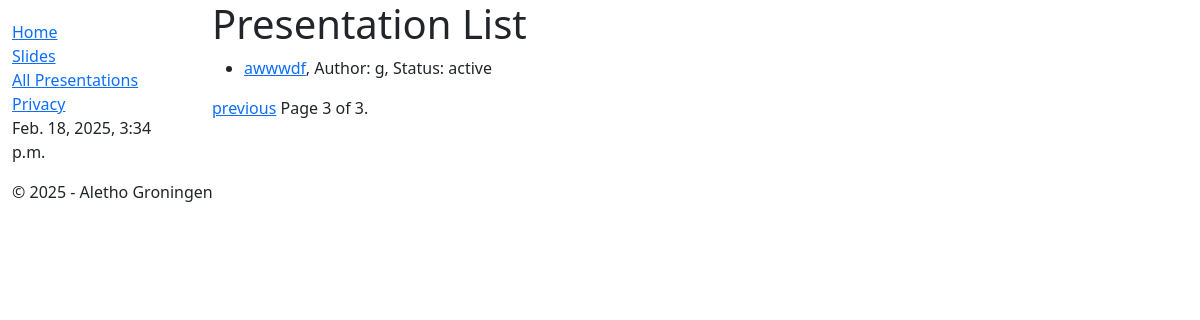
Page /tvgroningen/presentations/?page=3 on the earlier database version.
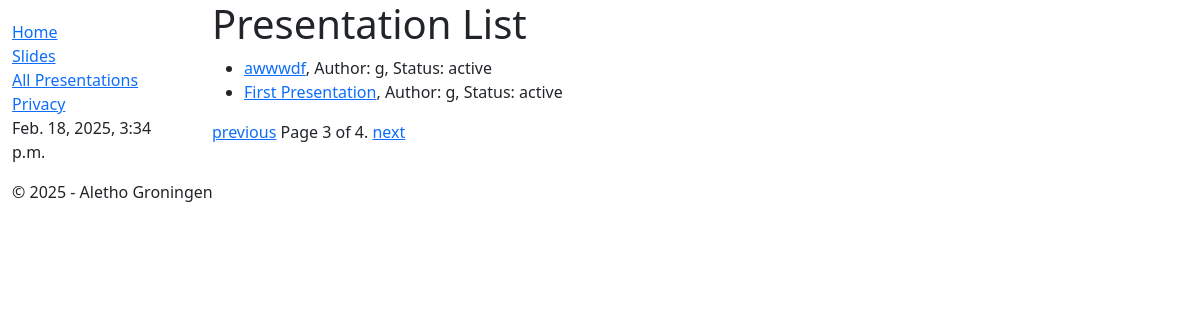
Same page on the later database version.
### tvgroningen/models.py (models this page shows, shortened)
class Presentation(models.Model):
    title = models.CharField(max_length=200)
    author = models.ForeignKey(settings.AUTH_USER_MODEL, on_delete=models.SET_NULL, null=True)
    date = models.DateField(auto_now_add=True)
    summary = models.TextField(
        max_length=1000, help_text="Enter a summary of the presentation")
    duration = models.DurationField(default=timedelta(seconds=15),help_text="Enter the duration of the presentation")
    color = ColorField(default='#FFFFFF')  # default is white
    ACTIVE = 'active'
    INACTIVE = 'inactive'
    STATUS_CHOICES = [
        (ACTIVE, 'Active'),
        (INACTIVE, 'Inactive'),
    ]
    status = models.CharField(
        max_length=8,
        choices=STATUS_CHOICES,
        default=ACTIVE,
    )
    FONT_SIZE_CHOICES = [
        ('small', 'Small'),
        ('medium', 'Medium'),
        ('large', 'Large'),
        ('x-large', 'Extra Large')
    ]
    font_size = models.CharField(
        max_length=10,
        choices=FONT_SIZE_CHOICES,
        default='medium',
    )
    image = models.ImageField(upload_to='images/',  null=True, blank=True)
    IMAGE_POSITION_CHOICES = [
        ('left', 'Left of Text'),
        ('right', 'Right of Text'),
        ('above', 'Above Text'),
        ('below', 'Below Text'),
        ('default', 'Default Position')
    ]
    image_position = models.CharField(
        max_length=8,
        choices=IMAGE_POSITION_CHOICES,
        default='right',
    )
    def get_absolute_url(self):
        return reverse('presentation-detail', args=[str(self.id)])

### tvgroningen/views.py (the view)
# urls.py: path('presentations/', views.PresentationListView.as_view(), name='presentations'),
class PresentationListView(generic.ListView):
    model = Presentation
    context_object_name = 'presentation_list'   # name for the list as a template variable
    paginate_by = 2
    def get_queryset(self):
        return Presentation.objects.all().order_by('id')

### tvgroningen/context_processors/current_time.py (called while the page is built)
def current_time(request):
    return {
        'current_time': timezone.localtime(timezone.now())  # Localized current time
    }

### tvgroningen/templates/tvgroningen/presentation_list.html
{% extends "base_generic.html" %}
{% block content %}
  <h1>Presentation List</h1>
  {% if presentation_list %}
    <ul>
      {% for presentation in presentation_list %}
      <li>
        <a href="{{ presentation.get_absolute_url }}">{{ presentation.title }}</a>, Author: {{ presentation.author }}, Status: {{ presentation.status }}
      </li>
      {% endfor %}
    </ul>
  {% else %}
    <p>There are no presentations to view.</p>
  {% endif %}
{% endblock %}

### tvgroningen/templates/base_generic.html (shortened to what this page needs)
<!doctype html>
<html lang="en">
  <head>
    <link href="https://cdn.jsdelivr.net/npm/bootstrap@5.3.3/dist/css/bootstrap.min.css"
      rel="stylesheet"
>
    {% load static %}
    <link rel="stylesheet" href="{% static 'css/styles.css' %}" />
  </head>
  <body>
    <div class="container-fluid">
      <div class="row">
        <div class="col-sm-2">
          {% block sidebar %}
            <ul class="sidebar-nav">
              <li><a href="{% url 'index' %}">Home</a></li>
              <li><a href="{% url 'slideshow' %}">Slides</a></li>
              <li><a href="{% url 'presentations' %}">All Presentations</a></li>
              <li><a href="{% url 'privacy' %}">Privacy</a></li>
              <li><p> {{ current_time }} </p></li>
            </ul>
          {% endblock %}
        </div>
        <div class="col-sm-10 ">{% block content %}{% endblock %}
            {% block pagination %}
                {% if is_paginated %}
                    <div class="pagination">
                        <span class="page-links">
                            {% if page_obj.has_previous %}
                                <a href="{{ request.path }}?page={{ page_obj.previous_page_number }}">previous</a>
                            {% endif %}
                            <span class="page-current">
                                Page {{ page_obj.number }} of {{ page_obj.paginator.num_pages }}.
                            </span>
                            {% if page_obj.has_next %}
                                <a href="{{ request.path }}?page={{ page_obj.next_page_number }}">next</a>
                            {% endif %}
                        </span>
                    </div>
                {% endif %}
            {% endblock %}
        </div>
      </div>
      <footer>
        <p> © {{ current_time|date:"Y" }} - Aletho Groningen </p>
    </footer>
    </div>
  </body>
</html>

### tvgroningen/static/css/styles.css (style rules this page uses)
.sidebar-nav { margin-top: 20px; padding: 0; list-style: none; }

Differences in the rows shown:
added Presentation: title "First Presentation", author "g", status "active"
Other differences:
{{ page_obj.paginator.num_pages }}: "3" → "4"
text now shown: "next"
